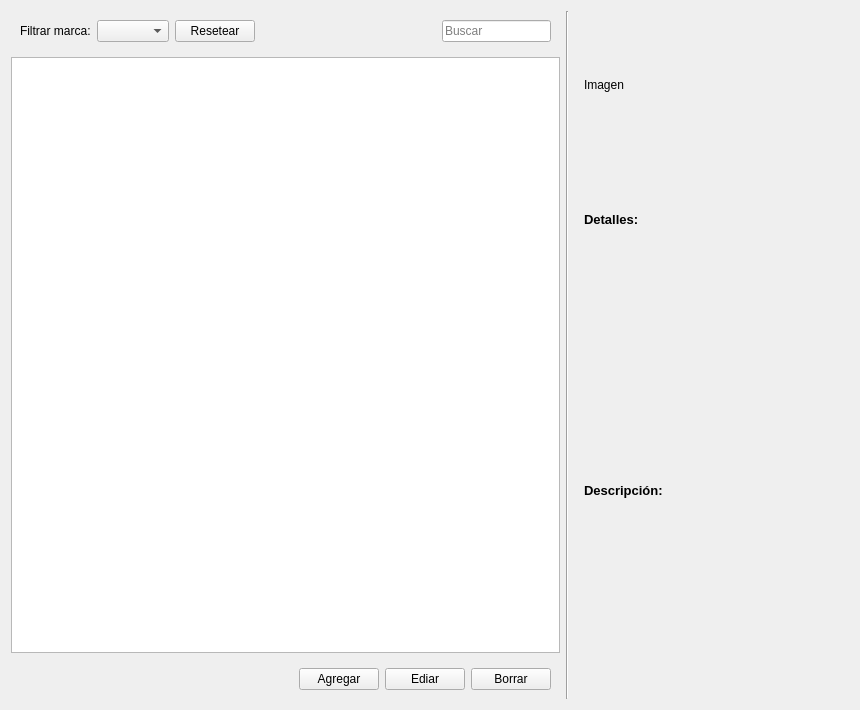
<?xml version="1.0" encoding="UTF-8"?>
<ui version="4.0">
 <class>widget_modelo</class>
 <widget class="QWidget" name="widget_modelo">
  <property name="geometry">
   <rect>
    <x>0</x>
    <y>0</y>
    <width>860</width>
    <height>710</height>
   </rect>
  </property>
  <property name="windowTitle">
   <string>Form</string>
  </property>
  <layout class="QGridLayout" name="gridLayout" columnstretch="2,0,1">
   <item row="0" column="0">
    <widget class="QWidget" name="widget_2" native="true">
     <layout class="QHBoxLayout" name="horizontalLayout_6" stretch="1,2,1,5,3">
      <item>
       <widget class="QLabel" name="label_8">
        <property name="text">
         <string>Filtrar marca:</string>
        </property>
       </widget>
      </item>
      <item>
       <widget class="QComboBox" name="comboMarcas_2"/>
      </item>
      <item>
       <widget class="QPushButton" name="btn_resetmarca_2">
        <property name="text">
         <string>Resetear</string>
        </property>
       </widget>
      </item>
      <item>
       <spacer name="horizontalSpacer_4">
        <property name="orientation">
         <enum>Qt::Horizontal</enum>
        </property>
        <property name="sizeHint" stdset="0">
         <size>
          <width>40</width>
          <height>20</height>
         </size>
        </property>
       </spacer>
      </item>
      <item>
       <widget class="QLineEdit" name="busca_modelo_2">
        <property name="placeholderText">
         <string>Buscar</string>
        </property>
       </widget>
      </item>
     </layout>
    </widget>
   </item>
   <item row="0" column="1" rowspan="3">
    <widget class="Line" name="line">
     <property name="orientation">
      <enum>Qt::Vertical</enum>
     </property>
    </widget>
   </item>
   <item row="0" column="2" rowspan="3">
    <widget class="QWidget" name="widget_4" native="true">
     <layout class="QVBoxLayout" name="verticalLayout_2">
      <item>
       <widget class="QLabel" name="label_5">
        <property name="text">
         <string>Imagen</string>
        </property>
       </widget>
      </item>
      <item>
       <widget class="QLabel" name="label_6">
        <property name="font">
         <font>
          <pointsize>10</pointsize>
          <weight>75</weight>
          <bold>true</bold>
         </font>
        </property>
        <property name="text">
         <string>Detalles:</string>
        </property>
       </widget>
      </item>
      <item>
       <widget class="QLabel" name="lbl_detalles_2">
        <property name="text">
         <string/>
        </property>
       </widget>
      </item>
      <item>
       <widget class="QLabel" name="label_7">
        <property name="font">
         <font>
          <pointsize>10</pointsize>
          <weight>75</weight>
          <bold>true</bold>
         </font>
        </property>
        <property name="text">
         <string>Descripción:</string>
        </property>
       </widget>
      </item>
      <item>
       <widget class="QLabel" name="lbl_descrip_2">
        <property name="text">
         <string/>
        </property>
       </widget>
      </item>
     </layout>
    </widget>
   </item>
   <item row="1" column="0">
    <widget class="QTableView" name="table_mod">
     <property name="alternatingRowColors">
      <bool>true</bool>
     </property>
     <property name="selectionMode">
      <enum>QAbstractItemView::SingleSelection</enum>
     </property>
     <property name="selectionBehavior">
      <enum>QAbstractItemView::SelectRows</enum>
     </property>
     <property name="sortingEnabled">
      <bool>true</bool>
     </property>
    </widget>
   </item>
   <item row="2" column="0">
    <widget class="QWidget" name="widget_3" native="true">
     <layout class="QHBoxLayout" name="horizontalLayout_5">
      <item>
       <spacer name="horizontalSpacer_3">
        <property name="orientation">
         <enum>Qt::Horizontal</enum>
        </property>
        <property name="sizeHint" stdset="0">
         <size>
          <width>509</width>
          <height>20</height>
         </size>
        </property>
       </spacer>
      </item>
      <item>
       <widget class="QPushButton" name="btn_agregamod_2">
        <property name="text">
         <string>Agregar</string>
        </property>
       </widget>
      </item>
      <item>
       <widget class="QPushButton" name="btn_editamod_2">
        <property name="text">
         <string>Ediar</string>
        </property>
       </widget>
      </item>
      <item>
       <widget class="QPushButton" name="btn_borra_mod_2">
        <property name="text">
         <string>Borrar</string>
        </property>
       </widget>
      </item>
     </layout>
    </widget>
   </item>
  </layout>
 </widget>
 <resources/>
 <connections/>
</ui>
